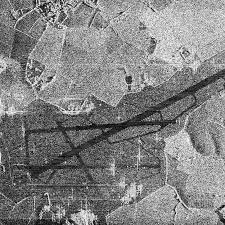
#> input picture lab_3/sar_3.jpg, 225 x 225 px
$ jupyter execute DZ_3.ipynb   (older library calls are emulated)
#> lines starting #> are read from the running program, lines starting #| are printed output that depends on the picture; after the words box and inside, x2 and y2 are one past the last pixel; in counts of white or black regions, pixels touching at a corner belong together
[cell 1]
import cv2
import matplotlib
import numpy as np
matplotlib.use("TkAgg")
import matplotlib.pyplot as plt

image_gray = cv2.imread("sar_3.jpg", cv2.IMREAD_GRAYSCALE)
#> image_gray is the input picture: shape (225, 225); min 0, max 255, mean 130.6

[cell 2]
import copy
import math

# 1. Для изображения sar_3.jpg найти наиболее протяжённый участок
# (выделить линии при помощи преобразования Хафа)
bin_img = copy.deepcopy(image_gray)
threshold_value = 80
bin_img[image_gray < threshold_value] = 0
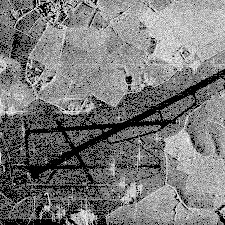
#> bin_img: shape (225, 225); 16.77% of pixels changed, all inside (x1, y1, x2, y2) = (0, 0, 225, 225)
bin_img[image_gray >= threshold_value] = 255
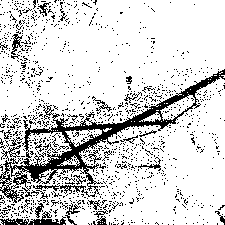
#> bin_img: shape (225, 225); 83.1% white; black in thin lines or dots
canny = cv2.Canny(bin_img, 0, 250, apertureSize=3)
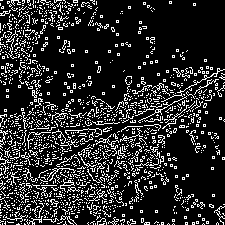
#> canny: shape (225, 225); 16.7% white in thin lines or dots
lines = cv2.HoughLines(canny, 1, np.pi / 180, 110)
#> lines = [[172, 1.08]]

max_length = 0
max_line = None

if lines is not None:
    for i in range(0, len(lines)):
        rho = lines[i][0][0]
        theta = lines[i][0][1]
        a = math.cos(theta)
        b = math.sin(theta)
        x0 = a * rho
        y0 = b * rho
        pt1 = (int(x0 + 1000 * (-b)), int(y0 + 1000 * (a)))
        pt2 = (int(x0 - 1000 * (-b)), int(y0 - 1000 * (a)))

        cv2.line(image_gray, pt1, pt2, (255, 0, 0), 2, cv2.LINE_AA)

        length = np.sqrt((pt2[0] - pt1[0])**2 + (pt2[1] - pt1[1])**2)

        if length > max_length:
            max_length = length
            max_line = (pt1[0], pt1[1], pt2[0], pt2[1])
#> this loop made 1 pass
#> (rho, theta, a, b, x0, y0, length, max_length) on pass 1: (172, 1.08, 0.469, 0.883, 80.75, 151.9, 1998.8, 1998.8)
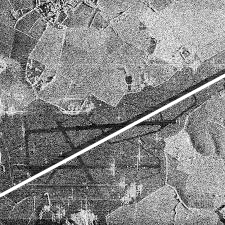
#> image_gray: shape (225, 225); 2.34% of pixels changed, all inside (x1, y1, x2, y2) = (0, 73, 225, 198)
#> after the loop, max_length = 1998.8

max_line_np = tuple(np.int32(coord) for coord in max_line)
#> max_line_np = (-802, 621, 963, -317)
print(f"Самая длинная линия: {max_line_np}, длина = {max_length:.2f} px")
#| Самая длинная линия: (-802, 621, 963, -317), длина = 1998.77 px

plt.figure(figsize=(6, 6))
plt.title("Преобразование Хафа — выделение линий")
plt.imshow(cv2.cvtColor(image_gray, cv2.COLOR_BGR2RGB))
plt.axis('off')
plt.show()

Самая длинная линия: (np.int32(2), np.int32(3), np.int32(223), np.int32(224)), длина = 312.54 px

[cell 3]
# 2. Для изображения sar_3.jpg провести исследование алгоритмов бинаризации,
# выделить участок дорожной полосы

img = cv2.imread("sar_3.jpg", cv2.IMREAD_GRAYSCALE)

# Простая бинаризация
T = 80
bin_simple = np.zeros_like(img)
bin_simple[img < T] = 0
bin_simple[img >= T] = 255

# Бинаризация Отсу
_, bin_otsu = cv2.threshold(img, 0, 255, cv2.THRESH_BINARY + cv2.THRESH_OTSU)
#> bin_otsu: shape (225, 225); 51.4% white; 1013 black regions (974 under 20 px), largest, box (x1, y1, x2, y2) and area: (0, 64, 225, 225) 17840, (0, 0, 59, 90) 2187, (167, 173, 214, 212) 328

# Адаптивная бинаризация
bin_adapt = cv2.adaptiveThreshold(img, 255,
                                  cv2.ADAPTIVE_THRESH_GAUSSIAN_C,
                                  cv2.THRESH_BINARY, 71, 21)
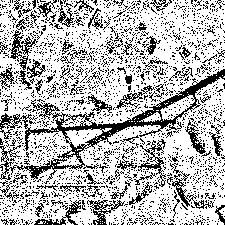
#> bin_adapt: shape (225, 225); 71.7% white; black in thin lines or dots

plt.figure(figsize=(12, 4))
plt.subplot(1, 3, 1)
plt.title("Точечная бинаризация")
plt.imshow(bin_simple, cmap="gray")
plt.axis("off")

plt.subplot(1, 3, 2)
plt.title("Бинаризация Отсу")
plt.imshow(bin_otsu, cmap="gray")
plt.axis("off")

plt.subplot(1, 3, 3)
plt.title("Адаптивная бинаризация")
plt.imshow(bin_adapt, cmap="gray")
plt.axis("off")

plt.suptitle("Сравнение методов бинаризации для sar_3.jpg", fontsize=14)
plt.tight_layout()
plt.show()

Лучший результат показывает адаптивная бинаризация

[cell 4]
scale = 1
delta = 0
ddepth = cv2.CV_16S
#> ddepth = 3

grad_x = cv2.Sobel(img, ddepth, 1, 0, ksize=3, scale=scale, delta=delta, borderType=cv2.BORDER_DEFAULT)
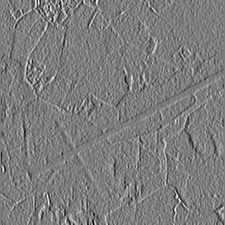
#> grad_x: shape (225, 225) int16; min -688, max 718, mean 1.2; drawn with min black and max white
grad_y = cv2.Sobel(img, ddepth, 0, 1, ksize=3, scale=scale, delta=delta, borderType=cv2.BORDER_DEFAULT)
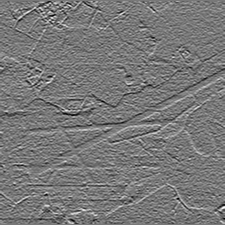
#> grad_y: shape (225, 225) int16; min -631, max 700, mean -1.6; drawn with min black and max white

abs_grad_x = cv2.convertScaleAbs(grad_x)
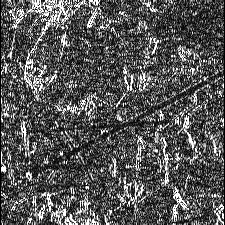
#> abs_grad_x: shape (225, 225); min 0, max 255, mean 86.1
abs_grad_y = cv2.convertScaleAbs(grad_y)
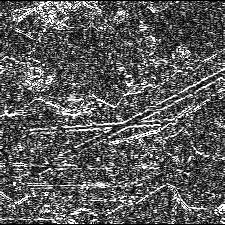
#> abs_grad_y: shape (225, 225); min 0, max 255, mean 90.2

grad = cv2.addWeighted(abs_grad_x, 0.5, abs_grad_y, 0.5, 0)
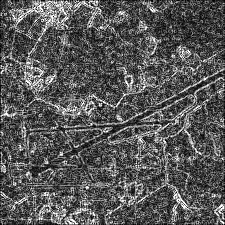
#> grad: shape (225, 225); min 0, max 255, mean 88.2

plt.figure(figsize=(12, 4))
plt.subplot(1, 3, 1)
plt.title("Градиент X (Собель)")
plt.imshow(abs_grad_x, cmap="gray")
plt.axis("off")

plt.subplot(1, 3, 2)
plt.title("Градиент Y (Собель)")
plt.imshow(abs_grad_y, cmap="gray")
plt.axis("off")

plt.subplot(1, 3, 3)
plt.title("Общий градиент")
plt.imshow(grad, cmap="gray")
plt.axis("off")

plt.suptitle("Оператор Собеля — градиенты по осям", fontsize=14)
plt.tight_layout()
plt.show()

$ run again, with lab_3/sar_0.jpg copied over lab_3/sar_3.jpg
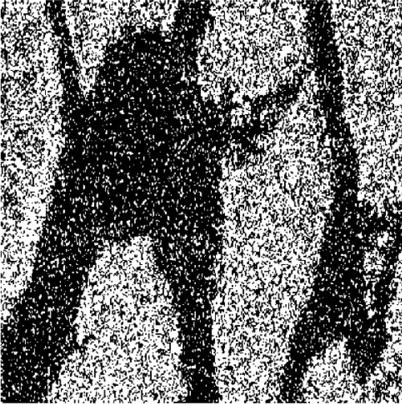
#> input picture lab_3/sar_0.jpg, 402 x 404 px
#> image_gray is the input picture: shape (404, 402); min 0, max 255, mean 108.3
#> `bin_img[image_gray >= threshold_value] = 255`:
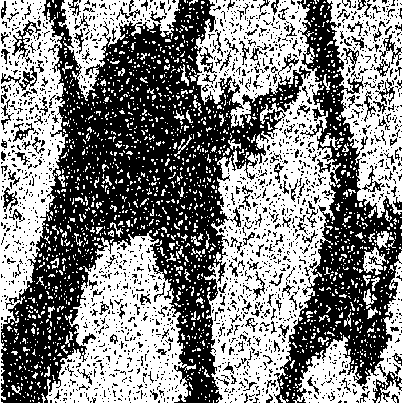
#> bin_img: shape (404, 402); 51.9% white; 2055 black regions (1862 under 20 px), largest, box (x1, y1, x2, y2) and area: (1, 0, 311, 403) 45612, (274, 0, 402, 403) 16249, (372, 364, 402, 403) 329
#> canny: shape (404, 402); 22.1% white in thin lines or dots
#> lines = 2833 rows, first 8: [284, 0.785], [296, 0.785], [-1, 2.36], [286, 0.785], [303, 0.785], [305, 0.785], [301, 0.785], [291, 0.785]
#> the loop `for i in range(0, len(lines)):` made 2833 passes
#> (rho, theta, a, b, x0, y0, length, max_length) on passes 1, 63, 109, 129, 278: (284, 0.785, 0.707, 0.707, 200.8, 200.8, 1998.3, 1998.3), (296, 0.75, 0.731, 0.682, 216.5, 201.9, 1998.8, 1998.8), (314, 0.663, 0.788, 0.616, 247.4, 193.3, 1999, 1999), (311, 0.733, 0.743, 0.669, 231.1, 208.1, 1999.6, 1999.6), (246, 0, 1, 0, 246, 0, 2000, 2000)
#> after the loop `for i in range(0, len(lines)):`: max_length = 2000
#> max_line_np = (246, 1000, 246, -1000)
#| Самая длинная линия: (246, 1000, 246, -1000), длина = 2000.00 px
#> bin_otsu: shape (404, 402); 42.8% white; 1833 white regions (1780 under 20 px), largest, box (x1, y1, x2, y2) and area: (0, 0, 402, 404) 42448, (327, 0, 402, 218) 7319, (195, 0, 310, 128) 6465
#> bin_adapt: shape (404, 402); 49.6% white; 1383 white regions (1157 under 20 px), largest, box (x1, y1, x2, y2) and area: (0, 0, 402, 404) 49619, (327, 0, 402, 219) 7434, (58, 0, 180, 101) 3705
#> ddepth = 3
#> `grad = cv2.addWeighted(abs_grad_x, 0.5, abs_grad_y, 0.5, 0)`:
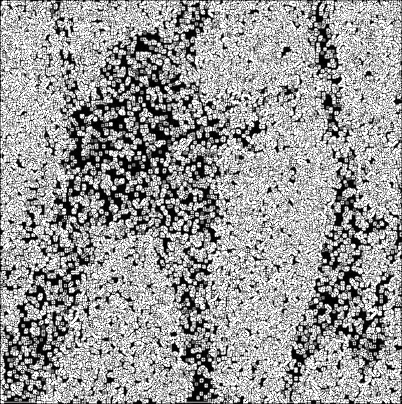
#> grad: shape (404, 402); min 0, max 255, mean 154.4

$ run again, with lab_3/sar_2.jpg copied over lab_3/sar_3.jpg
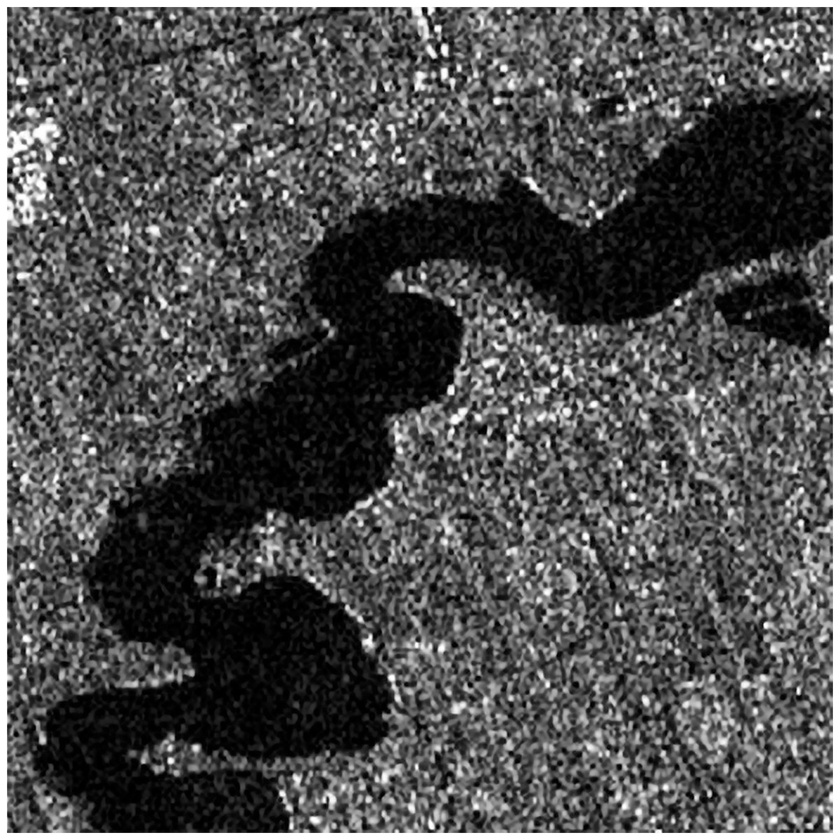
#> input picture lab_3/sar_2.jpg, 840 x 840 px, shrunk from 1200 x 1199 before the run
#> image_gray is the input picture: shape (840, 840); min 0, max 255, mean 78.8
#> canny: shape (840, 840); 13% white in thin lines or dots
#> the loop `for i in range(0, len(lines)):` made 15670 passes
#> (rho, theta, a, b, x0, y0, length, max_length) on passes 1, 2, 3210: (832, 1.57, -4.37e-08, 1, -3.64e-05, 832, 1999, 1999), (832, 0, 1, 0, 832, 0, 2000, 2000), (623, 1.03, 0.515, 0.857, 320.9, 534, 2000.2, 2000.2)
#> after the loop `for i in range(0, len(lines)):`: max_length = 2000.4; max_line = (58, 1315, 1290, -261)
#| Самая длинная линия: (58, 1315, 1290, -261), длина = 2000.40 px
#> bin_otsu: shape (840, 840); 35.9% white; 1119 white regions (497 under 20 px), largest, box (x1, y1, x2, y2) and area: (0, 0, 840, 840) 160386, (191, 26, 330, 150) 5573, (131, 173, 252, 322) 4950
#> bin_adapt: shape (840, 840); 69.4% white; 1934 black regions (776 under 20 px), largest, box (x1, y1, x2, y2) and area: (582, 7, 833, 256) 8797, (7, 447, 99, 833) 6978, (53, 766, 441, 833) 6470
#> ddepth = 3
#> `grad = cv2.addWeighted(abs_grad_x, 0.5, abs_grad_y, 0.5, 0)`:
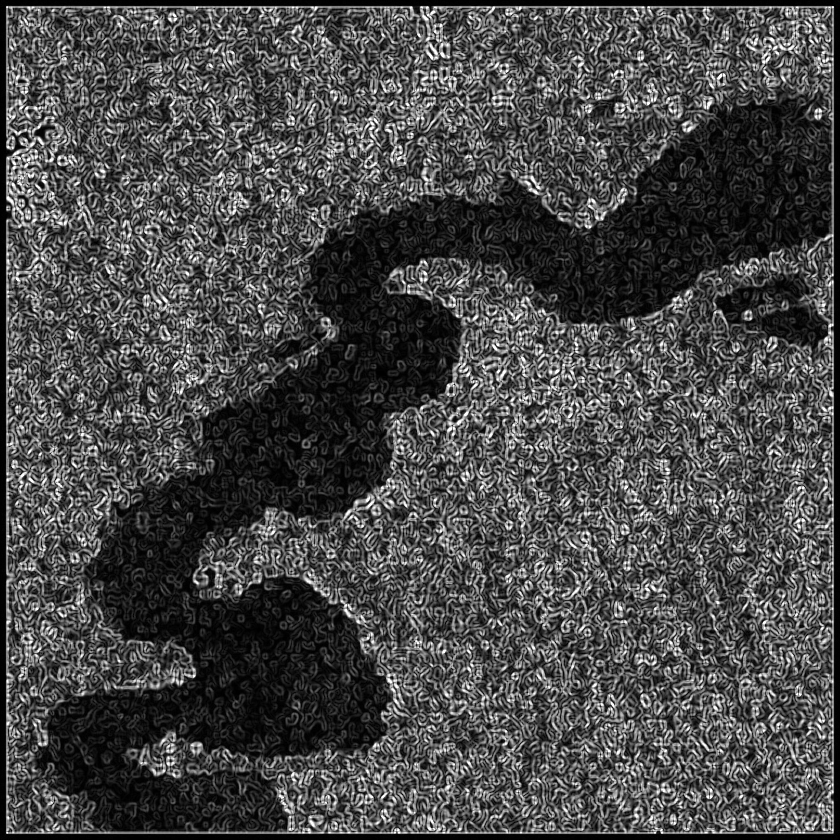
#> grad: shape (840, 840); min 0, max 255, mean 72.9
